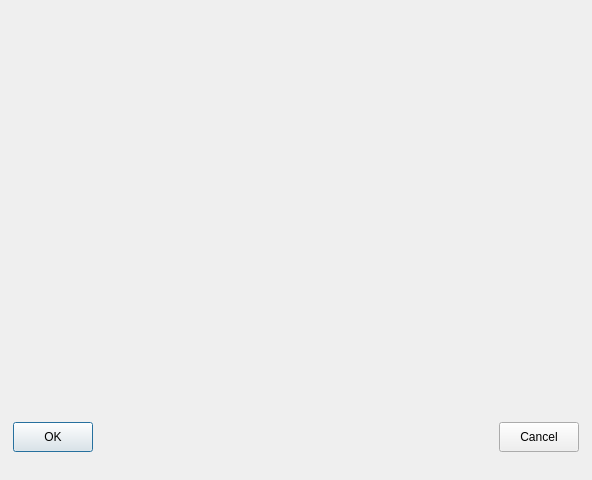
<ui version="4.0" >
 <class>CfgFormBase</class>
 <widget class="QDialog" name="CfgFormBase" >
  <property name="geometry" >
   <rect>
    <x>0</x>
    <y>0</y>
    <width>592</width>
    <height>480</height>
   </rect>
  </property>
  <property name="windowTitle" >
   <string>Configuration file selector</string>
  </property>
  <widget class="QPushButton" name="okButton" >
   <property name="geometry" >
    <rect>
     <x>13</x>
     <y>422</y>
     <width>80</width>
     <height>30</height>
    </rect>
   </property>
   <property name="text" >
    <string>OK</string>
   </property>
  </widget>
  <widget class="QPushButton" name="cancelButton" >
   <property name="geometry" >
    <rect>
     <x>499</x>
     <y>422</y>
     <width>80</width>
     <height>30</height>
    </rect>
   </property>
   <property name="text" >
    <string>Cancel</string>
   </property>
  </widget>
 </widget>
 <pixmapfunction>qPixmapFromMimeSource</pixmapfunction>
 <resources/>
 <connections/>
</ui>
